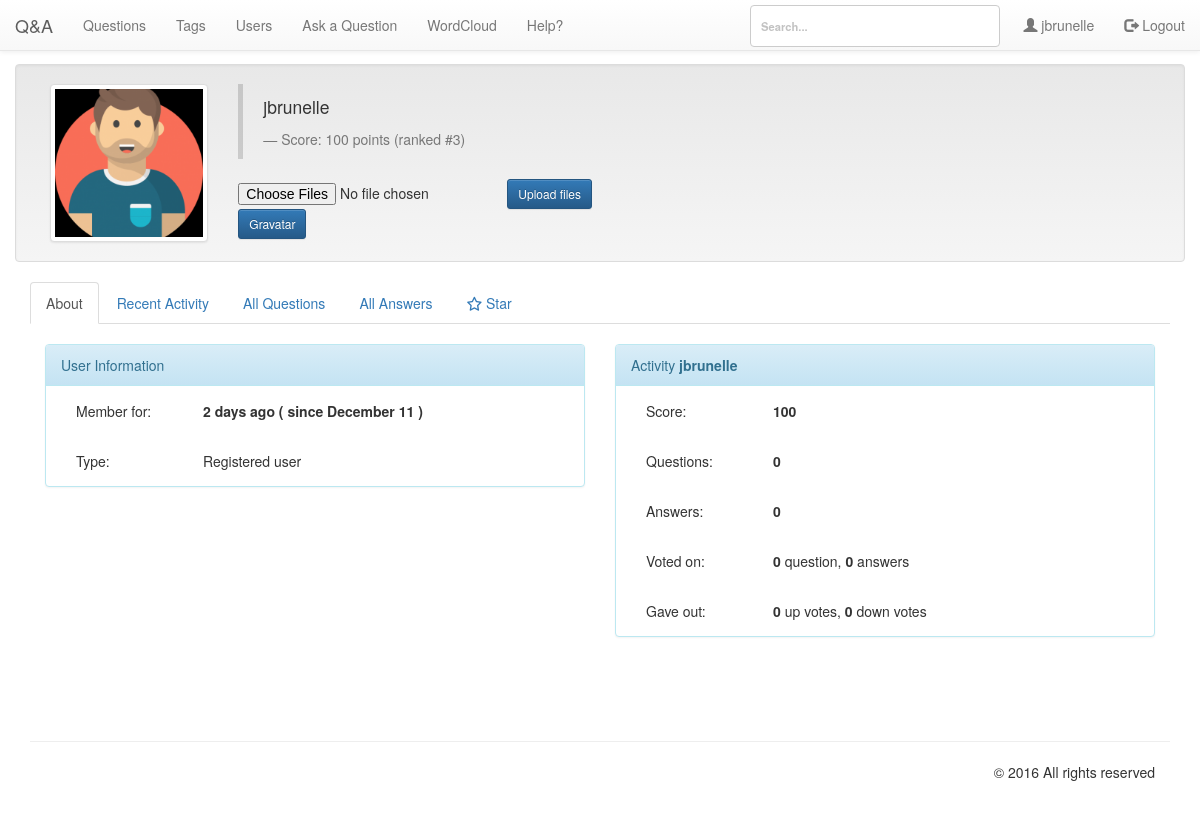
/pages/profile.php (signed in), run on the app's committed database.
### tables this page shows
CREATE TABLE `qa_users` (
  `userid` int(10) UNSIGNED NOT NULL,
  `created` datetime NOT NULL,
  `email` varchar(80) NOT NULL,
  `handle` varchar(20) NOT NULL,
  `avatarblobid` bigint(20) UNSIGNED DEFAULT NULL,
  `avatarwidth` smallint(5) UNSIGNED DEFAULT NULL,
  `avatarheight` smallint(5) UNSIGNED DEFAULT NULL,
  `passcheck` text,
  `loggedin` datetime NOT NULL
);

CREATE TABLE `qa_blobs` (
  `blobid` bigint(20) UNSIGNED NOT NULL,
  `filename` varchar(255) DEFAULT NULL,
  `userid` int(10) UNSIGNED NOT NULL,
  `gravatar` tinyint(1) NOT NULL,
  `created` datetime DEFAULT NULL
);

CREATE TABLE `qa_userpoints` (
  `userid` int(10) UNSIGNED NOT NULL,
  `points` int(11) NOT NULL DEFAULT '0',
  `qposts` mediumint(9) NOT NULL DEFAULT '0',
  `aposts` mediumint(9) NOT NULL DEFAULT '0',
  `cposts` mediumint(9) NOT NULL DEFAULT '0',
  `aselects` mediumint(9) NOT NULL DEFAULT '0',
  `aselecteds` mediumint(9) NOT NULL DEFAULT '0',
  `qupvotes` mediumint(9) NOT NULL DEFAULT '0',
  `qdownvotes` mediumint(9) NOT NULL DEFAULT '0',
  `aupvotes` mediumint(9) NOT NULL DEFAULT '0',
  `adownvotes` mediumint(9) NOT NULL DEFAULT '0',
  `qvoteds` int(11) NOT NULL DEFAULT '0',
  `avoteds` int(11) NOT NULL DEFAULT '0',
  `upvoteds` int(11) NOT NULL DEFAULT '0',
  `downvoteds` int(11) NOT NULL DEFAULT '0',
  `bonus` int(11) NOT NULL DEFAULT '0'
);

### db/db.php (called while the page is built, shortened)
<?php
class Db {
	protected static $connection;
	public function connect() {
		if(!isset(self::$connection)) {
			self::$connection = new mysqli('localhost','admin','M0n@rch$','cs518');
		}
		return self::$connection;
	}
	public function query($query) {
		$connection = $this -> connect();
		$result = $connection -> query($query);
		return $result;
	}
	public function select($query) {
		$rows = array();
		$result = $this -> query($query);
		while ($row = $result -> fetch_assoc()) {
			$rows[] = $row;
		}
		return $rows;
	}
}

### app/time.php (called while the page is built)
<?php
function time_elapsed_string($datetime, $full = false) {
    $now = new DateTime;
    $ago = new DateTime($datetime);
    $diff = $now->diff($ago);
    $diff->w = floor($diff->d / 7);
    $diff->d -= $diff->w * 7;
    $string = array(
        'y' => 'year',
        'm' => 'month',
        'w' => 'week',
        'd' => 'day',
        'h' => 'hour',
        'i' => 'minute',
        's' => 'second',
    );
    foreach ($string as $k => &$v) {
        if ($diff->$k) {
            $v = $diff->$k . ' ' . $v . ($diff->$k > 1 ? 's' : '');
        } else {
            unset($string[$k]);
        }
    }
    if (!$full) $string = array_slice($string, 0, 1);
    return $string ? implode(', ', $string) . ' ago' : 'just now';
}
?>

### pages/profile.php (the view, shortened to what this page needs)
<?php
include ("header.php");
include ("navbar.php");
include_once $_SERVER['DOCUMENT_ROOT'].'/db/db.php';
include $_SERVER['DOCUMENT_ROOT'].'/app/time.php';
$config["upload_url"] = '/img/uploads/';
$connection = new Db();
$sql = $connection -> select("SELECT `avatarblobid`,`filename`,`qa_users`.`created`, `gravatar` FROM `qa_users` INNER JOIN `qa_blobs` ON `qa_users`.`avatarblobid` = `qa_blobs`.`blobid` WHERE `qa_users`.`userid`=".$_SESSION['userid'].";");
$points = $connection -> select("SELECT * FROM `qa_userpoints` WHERE `userid`=".$_SESSION['userid']." ORDER BY `points` DESC;");
foreach ($points as $key => $value) {
  $totalpoints = $value['points'];
  $qposts = $value['qposts'];
  $aposts = $value['aposts'];
  $qvoteds = $value['qvoteds'];
  $avoteds = $value['avoteds'];
  $upvoteds = $value['upvoteds'];
  $downvoteds = $value['downvoteds'];
}
?>
<div class="container">
  <div class="row">
    <div class="col-md-4 col-md-offset-4">
    </div>
  </div>
    <div class="row clearfix well">
		<div class="col-md-2 column" id="imagediv">
      <?php
        foreach ($sql as $key => $value) {
          $created = $value['created'];
          $gravatar = $value['gravatar'];
          if ($gravatar == 0) {
            echo '<img src="'.$config["upload_url"].$value['filename'].'" class="img-thumbnail" title="'.$_SESSION['name'].'" />';
          } else {
            echo '<img src="'.$value['filename'].'" class="img-thumbnail" title="'.$_SESSION['name'].'" style="width:158px;height:158px;" />';
          }
        }
    ?>
		</div>
		<div class="col-md-5">
			<blockquote>
				<p>
<?php echo $_SESSION['name']; ?>
            </p> <small>Score: 	<?php echo $totalpoints; ?> points (ranked #3)</small>
			</blockquote>
      <form action="../app/process.php" method="post" enctype="multipart/form-data" id="upload_form">
          <div class="form-inline">
   <div class="form-group">
     <input type="file" name="__files[]" multiple>
   </div>
   <input type="submit" class="btn btn-sm btn-primary" name="__submit__" value="Upload files"/>
 </div>
      </form>
      <form action="gravatar.php" method="post" enctype="multipart/form-data" id="gravatar_form">
        <?php if ($gravatar == 0): ?>
          <input type="submit" class="btn btn-sm btn-primary" name="__submit__"/ value="Gravatar">
        <?php else: ?>
          <input type="hidden" name="type" value="reset">
          <input type="submit" class="btn btn-sm btn-danger pull-right" name="__submit__" value="Reset"/>
        <?php endif; ?>
      </form>
		</div>
	</div>
	<div class="row clearfix">
		<div class="col-md-12 column">
			<div class="tabbable" id="tabs-444468">
				<ul class="nav nav-tabs">
					<li class="active">
						<a href="#panel-200304" data-toggle="tab">About</a>
					</li>
					<li>
						<a href="#panel-567647" data-toggle="tab">Recent Activity</a>
					</li>
          <li>
						<a href="#panel-567648" data-toggle="tab">All Questions</a>
					</li>
          <li>
						<a href="#panel-567649" data-toggle="tab">All Answers</a>
					</li>
          <li>
						<a href="#starcloud" data-toggle="tab"><i class="fa fa-star-o" aria-hidden="true"></i> Star</a></a>
					</li>
				</ul>
				<div class="tab-content">
					<div class="tab-pane active" id="panel-200304">
            <br/>
						 <div class="row">
                			<div class="col-md-12 column">
                        <div class="col-md-6">
                          <div class="panel panel-info">
                            <div class="panel-heading">User Information</div>
                            <div class="panel-body"><div class="col-md-3">
                              Member for:
                            </div>
                            <div class="col-md-6">
                              <strong><?php
                              $dt = new DateTime($created);
                               $dt->format('F d');
                              echo time_elapsed_string($created)." ( since ".$dt->format('F d')." )"; ?> </strong>
                            </div></div>
                            <div class="panel-body"><div class="col-md-3">
                              Type:
                            </div><div class="col-md-6">
                              <?php
                              $retVal = ($_SESSION['name'] == 'admin') ? "Super Administartor" : "Registered user" ;
                              echo $retVal;
                              ?>
                            </div>
                          </div><?php if ($_SESSION['name'] == 'admin') { ?>
                            <div class="panel-body"><div class="col-md-3">
                              Extra privileges:
                            </div><div class="col-md-6">
                              Editing any question<br />
Editing any answer<br />
Editing posts silently<br />
Closing any question<br />
Selecting answer for any question<br />
Viewing who voted or flagged posts<br />
Approving or rejecting posts<br />
Hiding or showing any post<br />
Deleting hidden posts<br />
                            </div>
                          </div><?php  } ?>
                          </div>
                        </div>
                        <div class="col-md-6">
                          <div class="panel panel-info">
                               <div class="panel-heading">Activity <strong><?php echo $_SESSION['name'];?></strong></div>
                               <div class="panel-body"><div class="col-md-3">
                                 Score:
                               </div>
                               <div class="col-md-6">
                                 <strong><?php echo $totalpoints; ?>  </strong>
                               </div>
                             </div>
                             <div class="panel-body"><div class="col-md-3">
                               Questions:
                             </div>
                             <div class="col-md-6">
                               <strong><?php echo $qposts; ?>  </strong>
                             </div>
                           </div>
                           <div class="panel-body"><div class="col-md-3">
                             Answers:
                           </div>
                           <div class="col-md-6">
                             <strong><?php echo $aposts; ?> </strong>
                           </div>
                         </div>
                         <div class="panel-body"><div class="col-md-3">
                            Voted on:
                         </div>
                         <div class="col-md-6">
                           <strong><?php echo $qvoteds; ?> </strong> question, <strong> <?php echo $avoteds; ?></strong> answers
                         </div>
                       </div>
                       <div class="panel-body"><div class="col-md-3">
                         Gave out:
                       </div>
                       <div class="col-md-6">
                         <strong><?php echo $upvoteds; ?> </strong> up votes, <strong> <?php echo $downvoteds; ?></strong> down votes
                       </div>
                     </div>
                             </div>
                        </div>
            				</div>
            			</div>
					</div>
				</div>
			</div>
		</div>
	</div>
</div>
<?php
include 'footer.php';
 ?>

### pages/header.php (shortened to what this page needs)
<!DOCTYPE html>
<html lang="en">
  <head>
    <link rel="stylesheet" href="/css/style.css">
    <link rel="stylesheet" type="text/css" href="/css/demo.css" />
    <link rel="stylesheet" type="text/css" href="/css/component.css" />
    <link href="/css/tag-basic-style.css" rel="stylesheet">
<link rel="stylesheet" href="https://maxcdn.bootstrapcdn.com/bootstrap/3.3.7/css/bootstrap.min.css">
<link rel="stylesheet" href="https://maxcdn.bootstrapcdn.com/bootstrap/3.3.7/css/bootstrap-theme.min.css">
  </head>
  <body>

### pages/navbar.php (shortened to what this page needs)
<nav class="navbar navbar-default navbar-fixed-top">
  <div class="container-fluid">
    <div class="navbar-header">
      <a class="navbar-brand" href="/index.php">Q&A</a>
    </div>
    <div class="collapse navbar-collapse" id="bs-example-navbar-collapse-1">
      <ul class="nav navbar-nav">
        <li><a href="/pages/questions.php">Questions </a></li>
        <li><a href="/pages/tags.php">Tags</a></li>
        <li><a href="/pages/users.php">Users</a></li>
        <li><a href="/pages/ask.php">Ask a Question</a></li>
        <li><a href="/pages/words.php">WordCloud</a></li>
        <li><a data-toggle="modal" data-target=".firstModal">Help?</a></li>
      </ul>
      <?php
      if (empty($_SESSION['name'])){
    echo  '<ul class="nav navbar-nav navbar-right">
        <li><a href="/pages/login.php"><i class="fa fa-user" aria-hidden="true"></i>
 Login</a></li>
      </ul>';
    }
    else {
      echo '<ul class="nav navbar-nav navbar-right">
          <li><a href="/pages/profile.php"><span class="glyphicon glyphicon-user"></span> '.stripslashes($_SESSION['name']).'</a></li>
             <li><a href="/pages/logout.php"><span class="glyphicon glyphicon-log-out"></span> Logout</a></li>
           </ul>';
    }
    ?>
    <div id="morphsearch" class="morphsearch">
				<form class="morphsearch-form" action="/pages/search.php" method="post">
					<input class="morphsearch-input" type="search" name="searchall" id="searchall" onKeyUp="showHint(this.value)" placeholder="Search..."/>
				</form>
			</div>
    </div>
  </div>
</nav>

### pages/footer.php (shortened to what this page needs)
<div class="container">
  <div class="row">
    <div class="col-lg-12">
    </div>
  </div>
  <hr>
  <div class="row">
    <div class="col-lg-12">
      <div class="col-md-8">
      </div>
      <div class="col-md-4">
        <p class="muted pull-right">&copy; 2016 All rights reserved</p>
      </div>
    </div>
  </div>
</div>
</body>
</html>

### css/style.css (style rules this page uses)
div.container a { text-decoration: none; }
div.container { margin-top: 4.5em !important; }

### css/demo.css (style rules this page uses)
*, *:after, *:before { -webkit-box-sizing: border-box; box-sizing: border-box; }
.clearfix:before, .clearfix:after { content: ''; display: table; }
.clearfix:after { clear: both; }
body { background: #c1c1c1 url(../img/unsplash.jpg) no-repeat center bottom; color: #fff; font-size: 1em; font-family: 'Raleway', Arial, sans-serif; min-height: 500px; }
a { color: #fff; text-decoration: none; outline: none; }

### css/component.css (style rules this page uses)
html, body { height: 100%; }
body { overflow-x: hidden; overflow-y: scroll; }
.morphsearch { width: 250px; min-height: 34px; background: white; position: absolute; border-radius: 4px; border: 1px solid #ccc; color: #555; z-index: 10000; top: 5px; right: 200px; -webkit-transform-origin: 100% 0; transform-origin: 100% 0; -webkit-transition-property: min-height, width, top, right; transition-property: min-height, width, top, right; -webkit-transition-duration: 0.5s; transition-duration: 0.5s; -webkit-transition-timing-function: cubic-bezier(0.7,0,0.3,1); transition-timing-function: cubic-bezier(0.7,0,0.3,1); }
.morphsearch-form { width: 100%; height: 40px; margin: 0 auto; position: relative; -webkit-transition-property: width, height, -webkit-transform; transition-property: width, height, transform; -webkit-transition-duration: 0.5s; transition-duration: 0.5s; -webkit-transition-timing-function: cubic-bezier(0.7,0,0.3,1); transition-timing-function: cubic-bezier(0.7,0,0.3,1); }
.morphsearch-input { width: 100%; height: 100%; padding: 0 10% 0 10px; font-weight: 700; border: none; background: transparent; font-size: 0.8em; color: #ec5a62; -webkit-transition: font-size 0.5s cubic-bezier(0.7,0,0.3,1); transition: font-size 0.5s cubic-bezier(0.7,0,0.3,1); }
input[type="search"] { -webkit-box-sizing: border-box; box-sizing: border-box; }

### data on the page
qa_users: qa_blobs.filename (picture), created "2 days ago", created "December 11"
qa_userpoints: points "100", qposts "0", aposts "0", qvoteds "0", avoteds "0", upvoteds "0", downvoteds "0"

### other printed values
$_SESSION['name'] "jbrunelle"
$retVal "Registered user"
